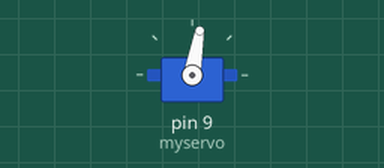
This sketch was run on a simulated Arduino Uno, built with avr-gcc and run on an emulated ATmega328P. Parts: servo.

Above: at 0.1 s.
Timing chart, 0 to 40.0 s (numbered marks = the images above):
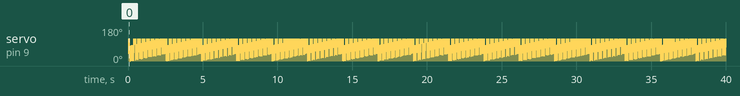

The sketch:

se_slr.ino
```cpp
#include <Servo.h>
Servo myservo;
int pos = 0; //현재 각도
void setup() {
  // put your setup code here, to run once:
  myservo.attach(9);
}

void loop() {
  for(pos =0; pos<120; pos++){
    myservo.write(pos);
  }
}
```
